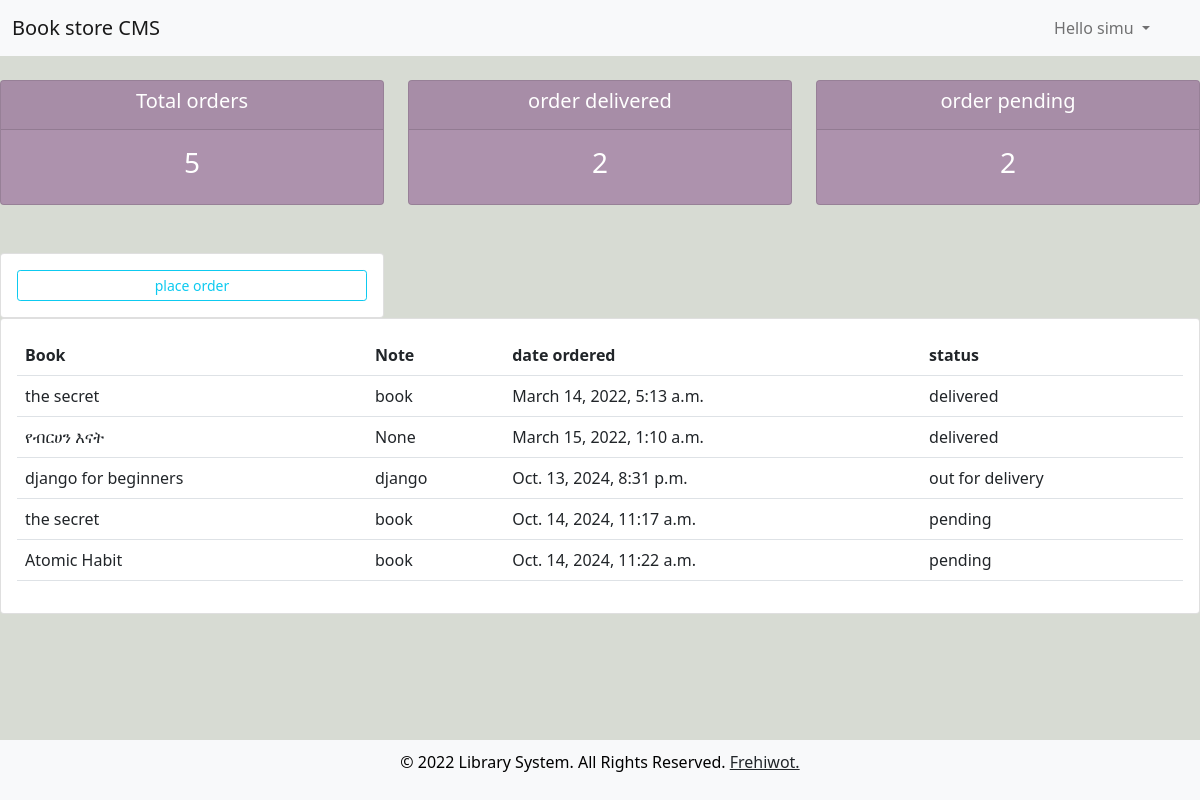
/user/ (signed in), run on an earlier commit of the app's database.
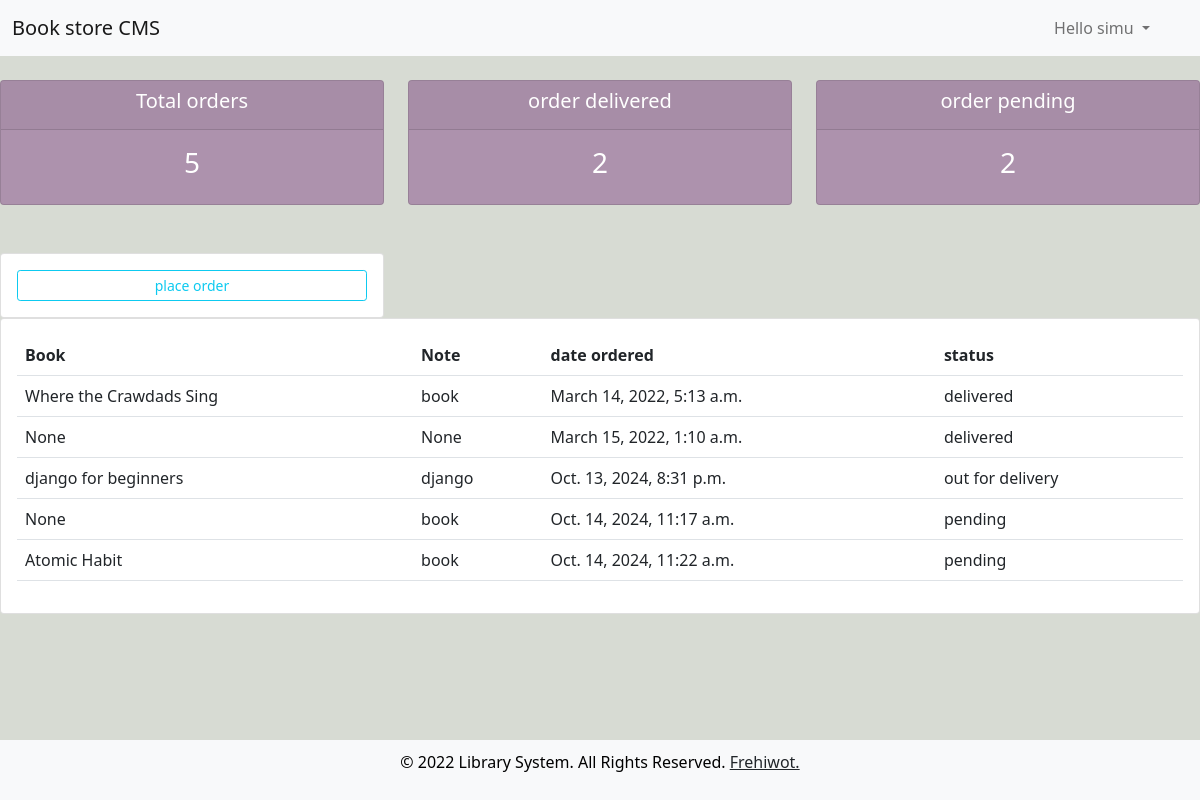
And on a later commit of the database.
### members/models.py (models this page shows, shortened)
class Order(models.Model):
    STATUS=(
        ('pending','pending'),
        ('out for delivery','out for delivery'),
        ('delivered','delivered'),
    )
    customer=models.ForeignKey(Customer,null=True, on_delete=models.SET_NULL)
    book=models.ForeignKey(Book,null=True, on_delete=models.SET_NULL)
    date_created=models.DateTimeField(auto_now_add=True, null=True)
    status=models.CharField(max_length=200, null=True, choices=STATUS,default="pending")
    note=models.CharField(max_length=2000, null=True)

class Book(models.Model):
    CATEGORY=(
        ('fiction','fiction'),
        ('religious','religious'),
        ('Programming/Web Development','Programming/Web Development'),
        ('Self-Help','Self-Help'),
    )
    title=models.CharField(max_length=200, null=True)
    author=models.CharField(max_length=200, null=True)
    price= models.FloatField(null=True)
    category=models.CharField(max_length=5000, null=True, choices=CATEGORY)
    description=models.TextField(max_length=200, null=True)
    date_created=models.DateTimeField(auto_now_add=True, null=True)
    def __str__(self):
        return self.title

### members/decoraters.py (the view)
        def wrapper_func(request,*args,**kwargs):
            group=None
            if request.user.groups.exists():
                group = request.user.groups.all()[0].name
            if group in allowed_roles:
                return view_func(request,*args,**kwargs)
            else:
                return HttpResponse('you are not authorized')

### members/decoraters.py (called while the page is built)
def allowed_users(allowed_roles=[]):
    def decorater(view_func):
        def wrapper_func(request,*args,**kwargs):
            group=None
            if request.user.groups.exists():
                group = request.user.groups.all()[0].name
            if group in allowed_roles:
                return view_func(request,*args,**kwargs)
            else:
                return HttpResponse('you are not authorized')
        return wrapper_func
    return decorater

### members/views.py (called while the page is built)
@login_required(login_url='login')
@allowed_users(allowed_roles=['customer'])
def userPage(request):
    orders=request.user.customer.order_set.all()
    total_orders=orders.count()
    delivered= orders.filter(status='delivered').count()
    pending= orders.filter(status='pending').count()
    context={'orders':orders,'total_orders':total_orders,'delivered':delivered,'pending':pending}
    return render(request, 'user.html',context)

### members/templates/user.html
{% extends 'base.html' %} {% block content %} {%include 'status.html'%}
<div class="row">
  <div class="col-md-4">
    <div class="card card-body">
      <a
        class="btn btn-outline-info btn-sm btn-block"
        href="{% url 'create_order_customer' %}"
        >place order</a
      >
    </div>
  </div>
  <div class="col-12">
    <div class="card card-body">
      <table class="table table-lg">
        <tr>
          <th>Book</th>
          <th>Note</th>
          <th>date ordered</th>
          <th>status</th>
        </tr>
        {% for order in orders%}
        <tr>
          <td>{{order.book}}</td>
          <td>{{order.note}}</td>
          <td>{{order.date_created}}</td>
          <td>{{order.status}}</td>
        </tr>
        {% endfor %}
      </table>
    </div>
  </div>
</div>
{%endblock%}

What changed in the data, as far as the page shows it:
changed Order: book "the secret" → "Where the Crawdads Sing"
changed Order "March 15, 2022, 1:10 a.m.": book "የብርሀን እናት" → "None"
changed Order "Oct. 14, 2024, 11:17 a.m.": book "the secret" → "None"
